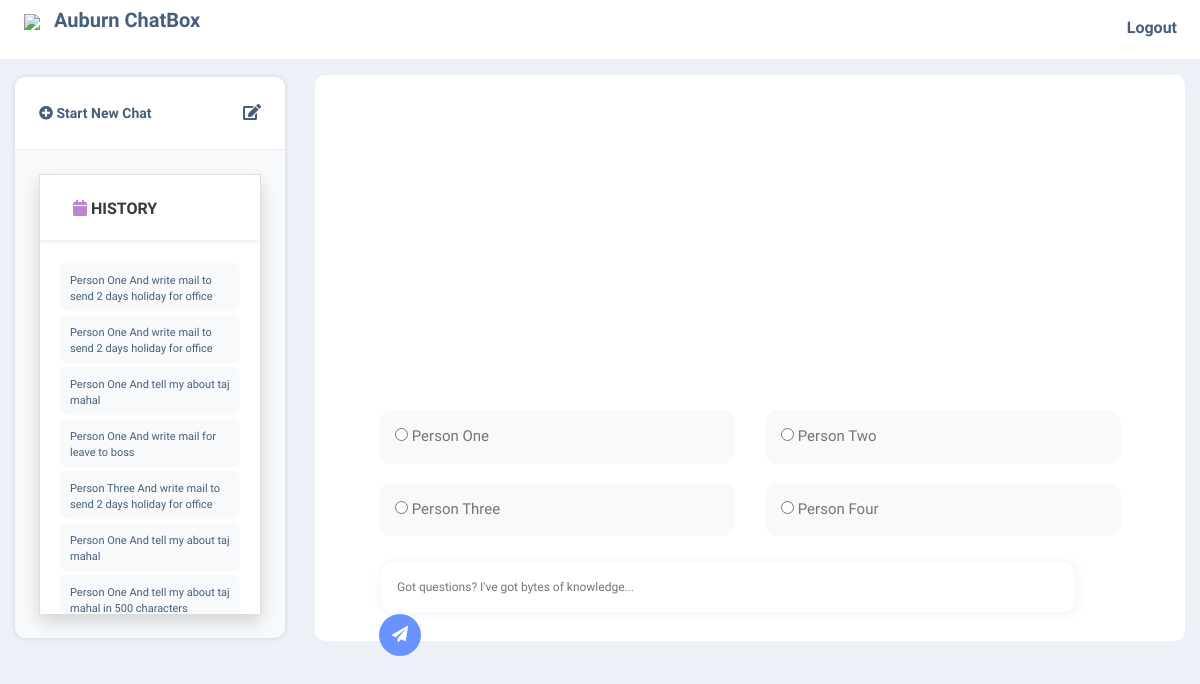
The page /home/ (signed in) on the database as committed earlier.
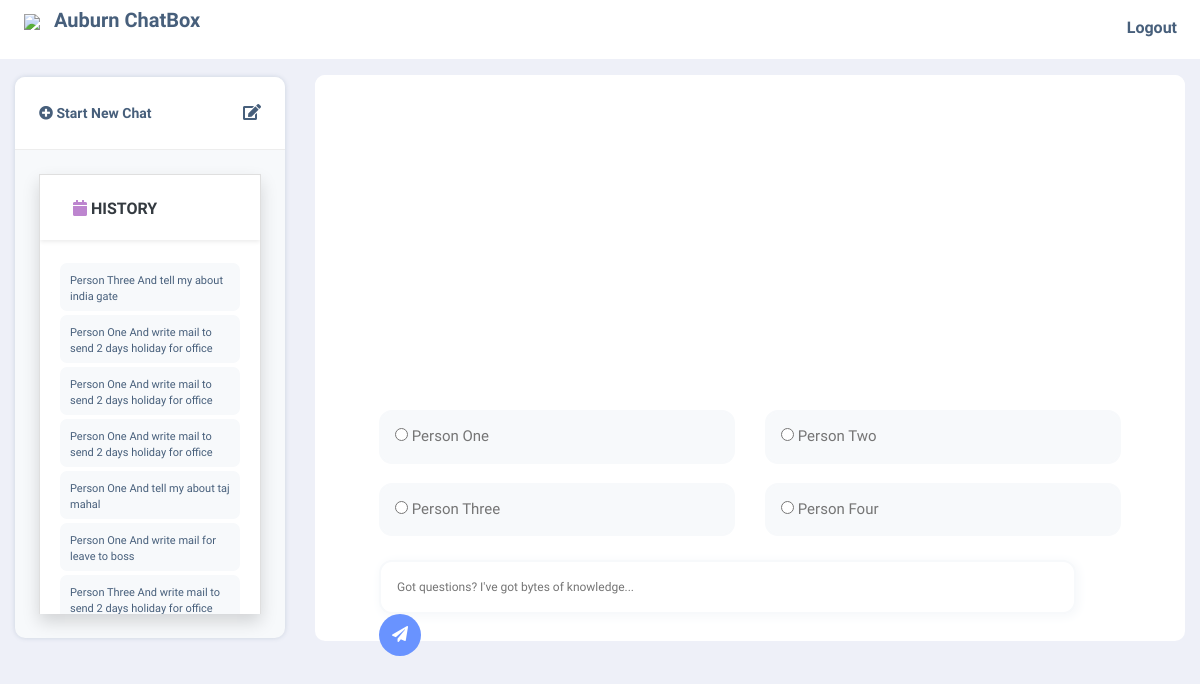
The same page on the database as committed later.
### my_login_app/models.py (models this page shows, shortened)
class ChatHistory(models.Model):
    user = models.ForeignKey(settings.AUTH_USER_MODEL, on_delete=models.CASCADE)
    timestamp = models.DateTimeField(auto_now_add=True)
    message = models.TextField()
    response = models.TextField()

### my_login_app/views.py (the view)
# urls.py: path('home/',views.home, name = 'home'),
def home(request):
            if request.user.is_authenticated:
                history = ChatHistory.objects.filter(user=request.user).order_by('-timestamp')
                for record in history:
                    record.response = record.response.replace('<br>', '\n')
                return render(request,'my_login_app/home.html',{'history': history})
            else:
                return render(request,'my_login_app/login.html')

### templates/my_login_app/home.html (shortened to what the changed rows need)
{% extends 'my_login_app/base.html' %} {% block body_block %} <div class="chat-container1">
    <div class="container-fluid">
      <div class="row">
        <div class="col-sm-3">
          <div class="chat-window">
            <div class="chats-history">
              <div class="">
                <div id="accordionExample3" class="accordion shadow">
                  <div class="card">
                    <div id="headingOne" class="card-header bg-white shadow-sm border-0">
                      <h2 class="mb-0">
                        <button type="button" data-toggle="collapse" data-target="#collapseOne" aria-expanded="true" aria-controls="collapseOne" class="btn btn-link text-dark font-weight-bold text-uppercase collapsible-link">
                          <i class="fa fa-calendar"></i> History </button>
                      </h2>
                    </div>
                    <div id="collapseOne" aria-labelledby="headingOne" data-parent="#accordionExample" class="collapse show">
                      <div class="card-body">
                        <ul>
                          {% for record in history|slice:":15" %}
                          <li>
                            <a href="#" class="history-item" data-message="{{ record.response|linebreaksbr }}" >{{ record.message|linebreaksbr }}</a>
                          </li>
                          {% endfor %}
                        </ul>
                      </div>
                    </div>
                  </div>
                </div>
              </div>
            </div>
          </div>
        </div>
      </div>
    </div>
  </div>
  </div>
          {% endblock %}

Rows that differ between the two databases and show on the page:
no longer on this page (row unchanged): ChatHistory: message "Person One And tell my about taj mahal"
no longer on this page (row unchanged): ChatHistory: message "Person One And tell my about taj mahal in 500 characters"
added ChatHistory: message "Person Three And tell my about india gate"
added ChatHistory: message "Person One And write mail to send 2 days holiday for office"
